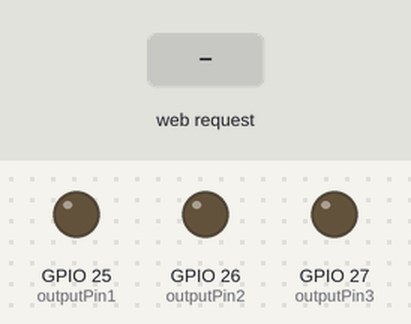
Simulated run of this sketch. Board: ESP32. Parts: output pins drawn as LEDs (lit = HIGH). Dashed ring = blinking. The test bench sets the inputs (shaded band). WiFi joins after 1.5 s; servers stay silent unless stated; what the sketch prints to the serial monitor is not drawn.

Above: at 3.2 s.
3.3 s: HTTP request GET /start received
At 4.05 s:
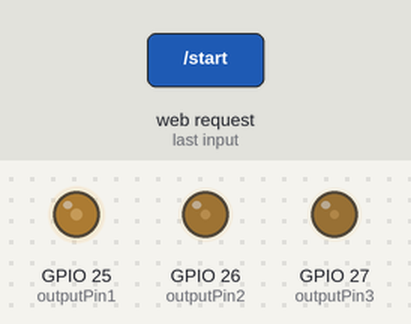
At 4.65 s:
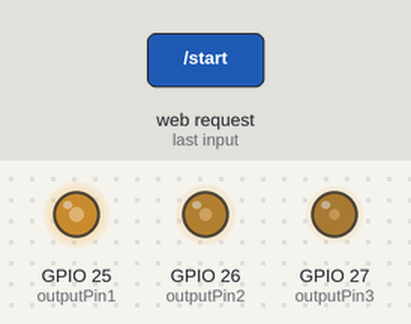
6.3 s: HTTP request GET /blink received
At 6.6 s:
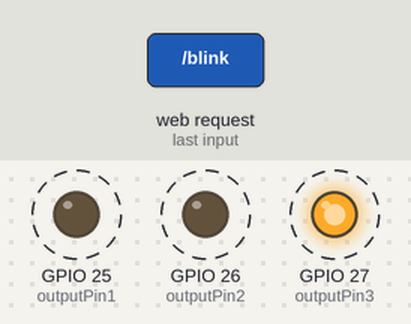
Timing chart, 0 to 15.3 s (numbered marks = the images above; inputs shaded):
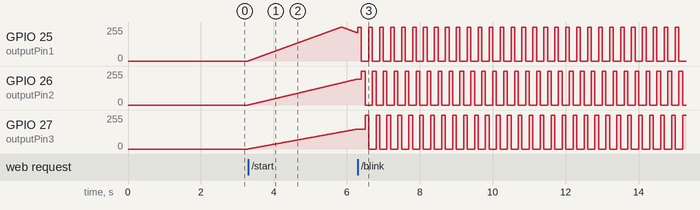

The sketch:

LedStrip_WebServer_chatgpt_1.ino
```cpp
#include <WiFi.h>
#include <WebServer.h>

// Replace with your network credentials
const char* ssid = "HSS Hugo Morais";
const char* password = "abcdefgh";

// GPIO pins for outputs
const int outputPin1 = 25; // Adjust pin numbers as needed
const int outputPin2 = 26;
const int outputPin3 = 27;

// GPIO delays
const int delayOut1 = 10; // Adjust pin numbers as needed
const int delayOut2 = 15;
const int delayOut3 = 20;

const int delayOff=100;

// Web server on port 80
WebServer server(80);

// Volatile variables for control
volatile bool stopFading = false;
volatile bool stopBlinking = false;

void setup() {
  // Initialize serial monitor
  Serial.begin(115200);

  // Set pins as output
  pinMode(outputPin1, OUTPUT);
  pinMode(outputPin2, OUTPUT);
  pinMode(outputPin3, OUTPUT);

  // Start WiFi
  WiFi.begin(ssid, password);
  Serial.print("Connecting to WiFi...");
  while (WiFi.status() != WL_CONNECTED) {
    delay(1000);
    Serial.print(".");
  }
  Serial.println("\nConnected to WiFi.");
  Serial.print("IP Address: ");
  Serial.println(WiFi.localIP());

  // Define web server routes
  server.on("/", handleRoot);
  server.on("/start", handleStart);
  server.on("/stop", handleStop);
  server.on("/blink", handleBlink);

  // Start the server
  server.begin();
  Serial.println("HTTP server started.");
}

void loop() {
  // Handle incoming client requests
  server.handleClient();
}

void handleRoot() {
  String html = "<html><body>";
  html += "<h1>ESP32 Web Server</h1>";
  html += "<button onclick=\"location.href='/start'\">Start Fading</button><br><br>";
  html += "<button onclick=\"location.href='/blink'\">Start Blinking</button><br><br>";
  html += "</body></html>";
  server.send(200, "text/html", html);
}

void fadeAllOutputsSimultaneously() {
  int brightness1 = 0, brightness2 = 0, brightness3 = 0;
  int direction1 = 1, direction2 = 1, direction3 = 1;
  unsigned long lastTime1 = 0, lastTime2 = 0, lastTime3 = 0;

  stopFading = false; // Reset the stop flag

  while (!stopFading) {
    unsigned long currentTime = millis();

    // Handle Output 1 fading
    if (currentTime - lastTime1 >= delayOut1) {
      lastTime1 = currentTime;
      brightness1 += direction1;
      if (brightness1 >= 255 || brightness1 <= 0) direction1 *= -1;
      analogWrite(outputPin1, brightness1);
    }

    // Handle Output 2 fading
    if (currentTime - lastTime2 >= delayOut2) {
      lastTime2 = currentTime;
      brightness2 += direction2;
      if (brightness2 >= 255 || brightness2 <= 0) direction2 *= -1;
      analogWrite(outputPin2, brightness2);
    }

    // Handle Output 3 fading
    if (currentTime - lastTime3 >= delayOut3) {
      lastTime3 = currentTime;
      brightness3 += direction3;
      if (brightness3 >= 255 || brightness3 <= 0) direction3 *= -1;
      analogWrite(outputPin3, brightness3);
    }

    // Check for stop condition
    delay(1); // Small delay to allow for server checks
    server.handleClient();
  }

  // Set all outputs to 0 after stopping
  analogWrite(outputPin1, 0);
  analogWrite(outputPin2, 0);
  analogWrite(outputPin3, 0);
}

void blinkAllOutputs() {
  unsigned long lastTime1 = 0, lastTime2 = 0, lastTime3 = 0;
  stopBlinking = false; // Reset the stop flag

  while (!stopBlinking) {
    // Turn all outputs ON
    unsigned long currentTime = millis();

    // Handle Output 1 fading
    if (currentTime - lastTime1 >= delayOut1) {
      lastTime1 = currentTime;
      digitalWrite(outputPin1, HIGH);
      delay(delayOff);
      digitalWrite(outputPin1, LOW);
    };
    if (currentTime - lastTime2 >= delayOut2) {
      lastTime1 = currentTime;
      digitalWrite(outputPin2, HIGH);
      delay(delayOff);
      digitalWrite(outputPin2, LOW);
    };
    if (currentTime - lastTime3 >= delayOut3) {
      lastTime1 = currentTime;
      digitalWrite(outputPin3, HIGH);
      delay(delayOff);
      digitalWrite(outputPin3, LOW);
    };

    // Check for stop condition
    server.handleClient();
  }

  // Ensure all outputs are off after stopping
  digitalWrite(outputPin1, LOW);
  digitalWrite(outputPin2, LOW);
  digitalWrite(outputPin3, LOW);
  stopBlinking=true;
}

void handleStart() {
  String html = "<html><body>";
  html += "<h1>Fading Outputs...</h1>";
  html += "<button onclick=\"location.href='/stop'\">Stop Fading</button><br><br>";
  html += "</body></html>";
  server.send(200, "text/html", html);

  fadeAllOutputsSimultaneously(); // Fades all outputs simultaneously
}

void handleStop() {
  stopFading = true;   // Signal to stop the fading loop
  stopBlinking = true; // Signal to stop the blinking loop

  String html = "<html><body>";
  html += "<h1>Operation Stopped</h1>";
  html += "<p>Returning to home page...</p>";
  html += "<meta http-equiv='refresh' content='3;url=/' />";
  html += "</body></html>";
  server.send(200, "text/html", html);
}

void handleBlink() {
  String html = "<html><body>";
  html += "<h1>Blinking Outputs...</h1>";
  html += "<button onclick=\"location.href='/stop'\">Stop Blinking</button><br><br>";
  html += "</body></html>";
  server.send(200, "text/html", html);

  blinkAllOutputs(); // Starts blinking all outputs
}
```

Measured:
- after the input at 3.3 s, GPIO 25 (outputPin1): rises from 0/255 to 255/255 in 2.6 s, then falls to 212/255 in 0.43 s; GPIO 26 (outputPin2): moves from 0/255 to 195/255 over 3.0 s, starting at once; GPIO 27 (outputPin3): moves from 0/255 to 150/255 over 3.0 s, starting at once
